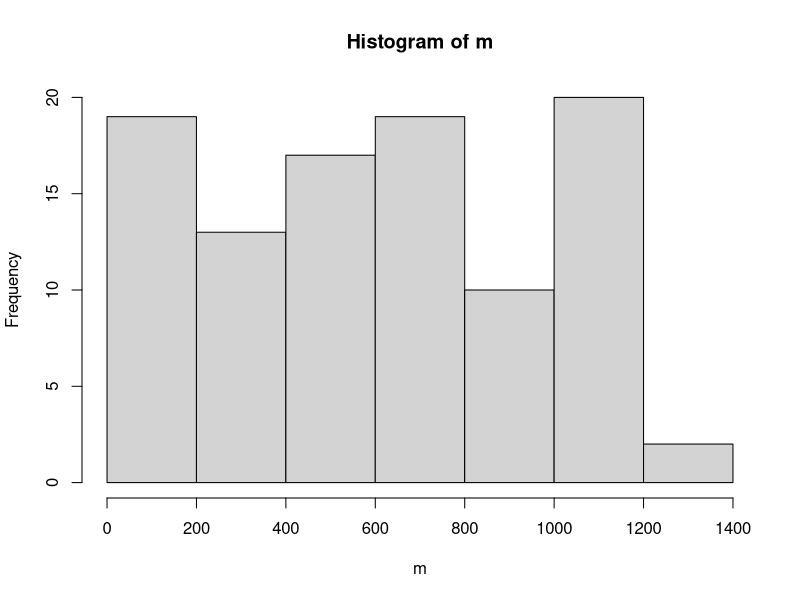
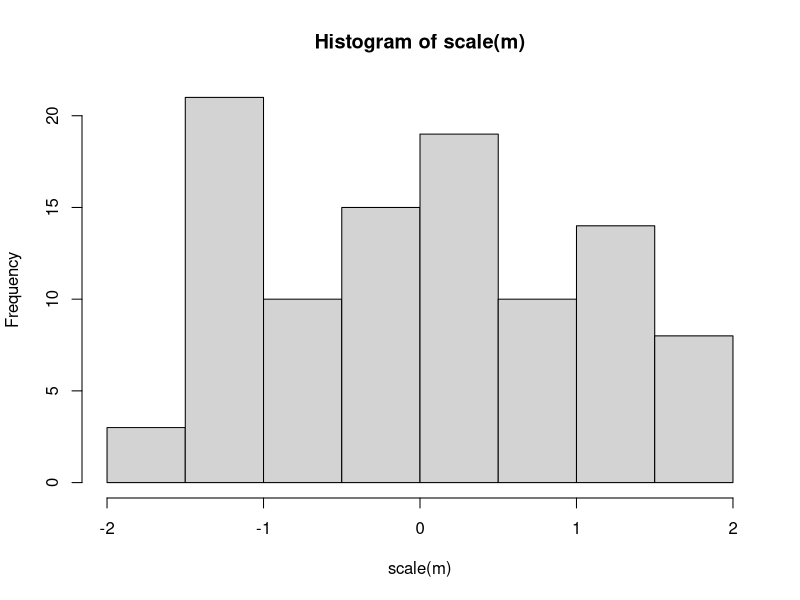

Here is the R script that generated these plots, in order:
y <- sample(c(0,1), 100, replace = T)
gender <- sample(c(0,1), 100, replace = T)
m <- sample((3:1300), 100, replace = T)
cluster <- sample(c("A", "B", "C"), 100, replace = T)
  
df <- data.frame(y, gender, m, cluster)


Results <- glm(y ~ gender*m, data = df, family = "binomial")
summary(Results)


exp(cbind(OR = coef(Results), confint(Results)))

############### Clustered Standard Errors #############
library(rms)

fit=lrm(y ~ gender*m, x=T, y=T, data=df)

fit

robcov(fit, cluster=df$cluster)

bootcov(fit,cluster=df$cluster)

hist(m)
hist(scale(m))
